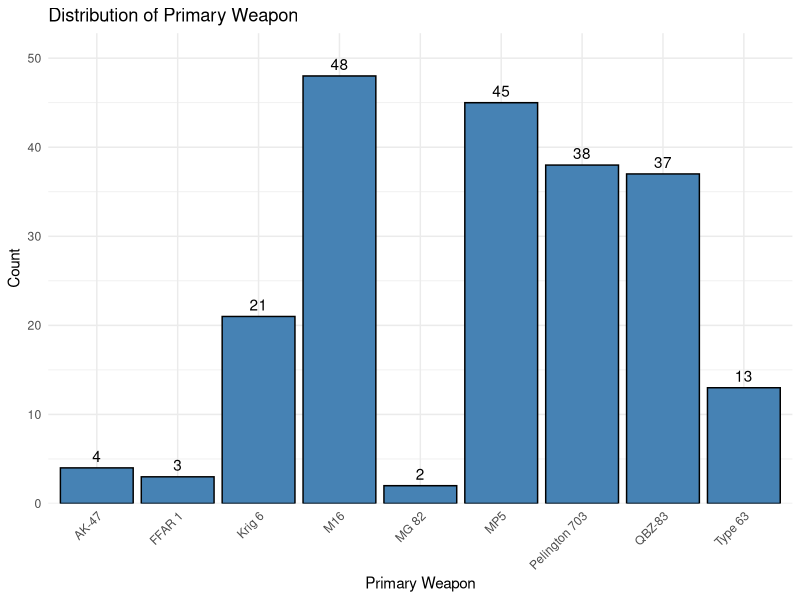
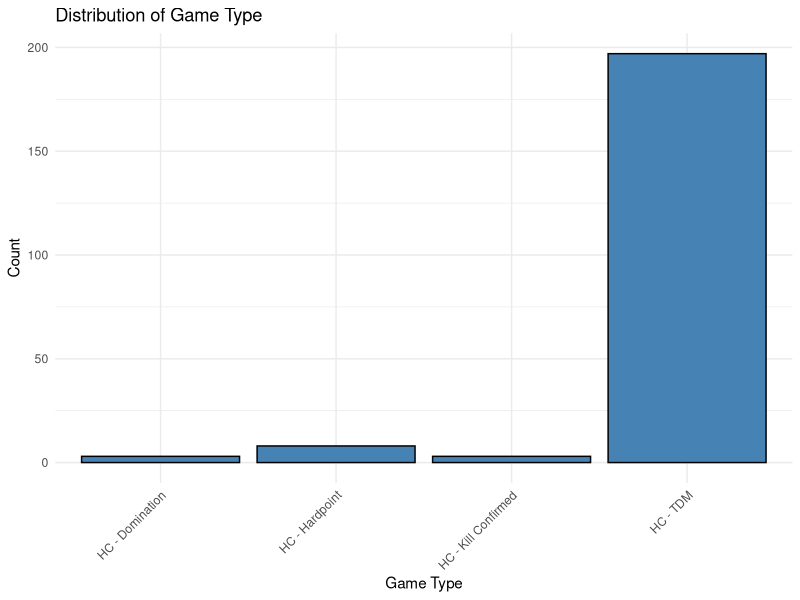
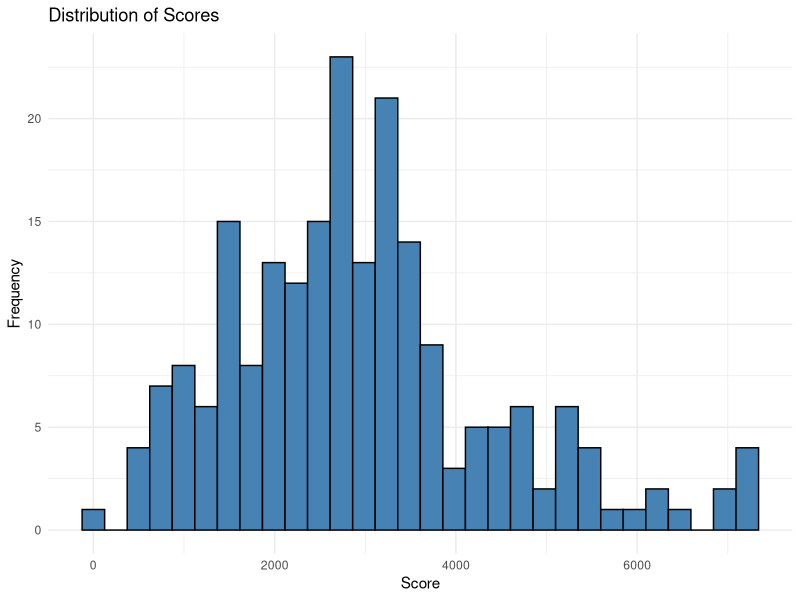
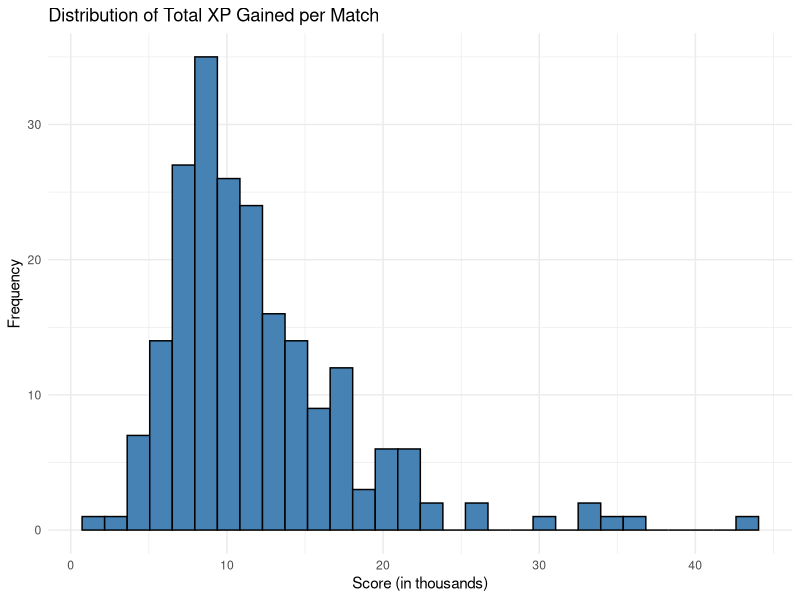
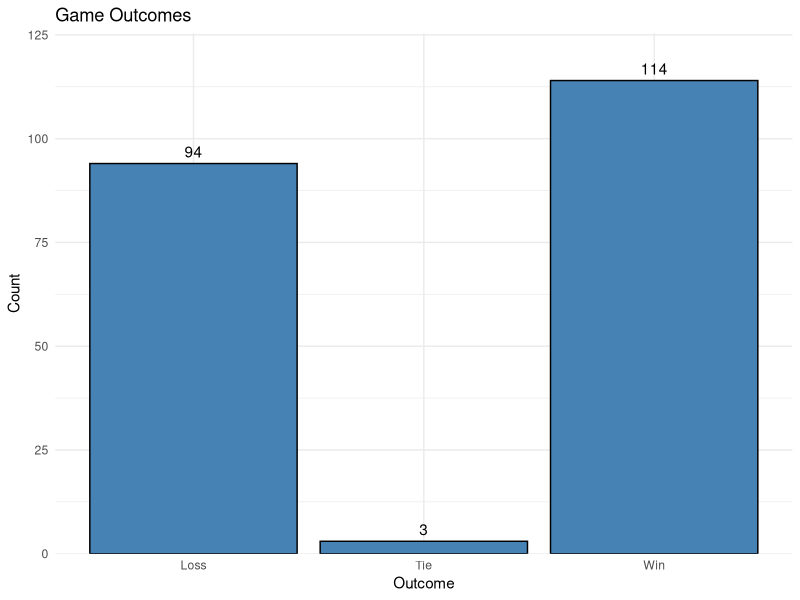
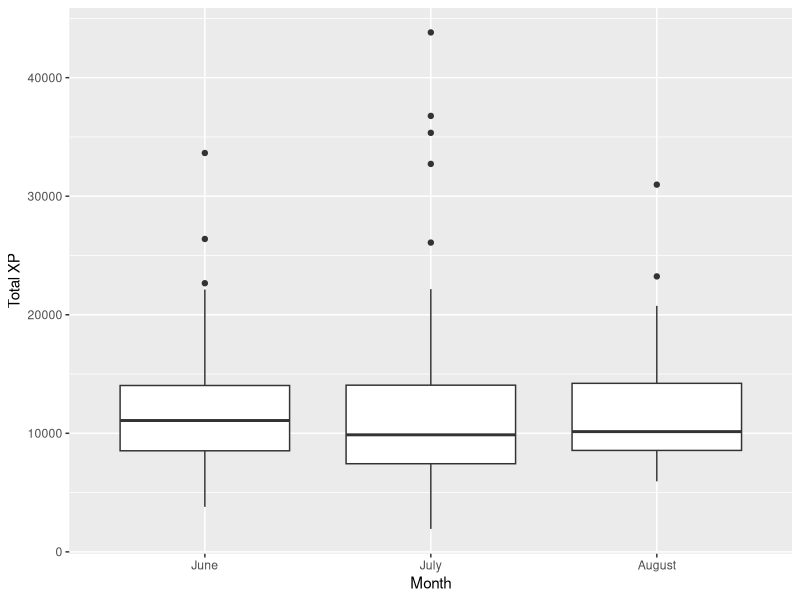
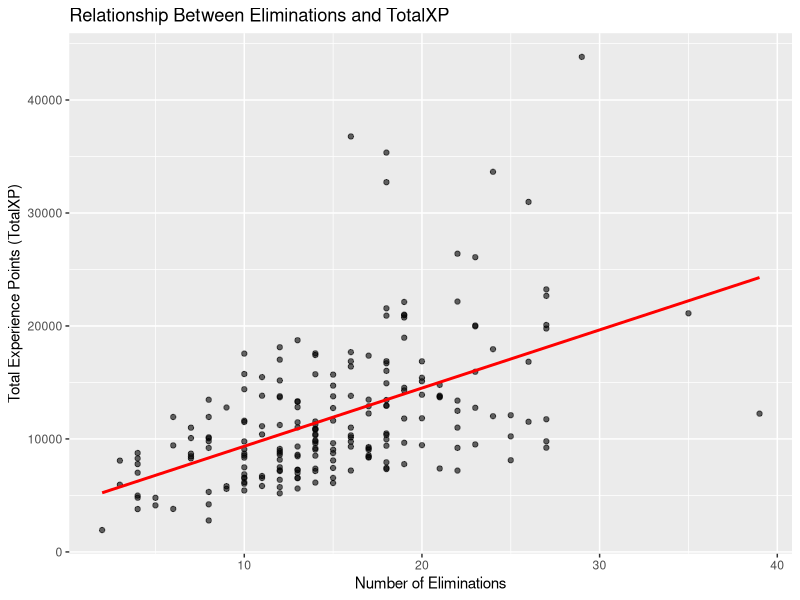

Reproduce these figures in R, in order.
## ---- chunk 1
library(readxl)
codRaw <- read_xlsx('CODGames2_mp.xlsx')
library(dplyr)
library(ggplot2)
library(tidyverse)

## ---- chunk 2
# Variable 1 -- Primary Weapon (categorical)
weaponPlot <- ggplot(codRaw, aes(x = PrimaryWeapon)) +
  geom_bar(fill = "steelblue", color = "black") + 
  labs(
    title = "Distribution of Primary Weapon",
    x = "Primary Weapon",
    y = "Count"
  ) + 
  theme_minimal() + 
  geom_text(stat = "count",
            aes(label = ..count..),
            vjust = -0.5) +
    scale_y_continuous(expand = expansion(mult = c(0, 0.1))) +
  theme(axis.text.x = element_text(angle = 45, hjust = 1))
weaponPlot

# Weapon proportions

round(prop.table(table(codRaw$`PrimaryWeapon`)) * 100, 2)
## ---- chunk 3
# Variable 2 -- Game Type (categorical)

gamePlot <- ggplot(codRaw, aes(x = GameType)) +
  geom_bar(fill = "steelblue", color = "black") + 
  labs(
    title = "Distribution of Game Type",
    x = "Game Type",
    y = "Count"
  ) + 
  theme_minimal() + 
  theme(axis.text.x = element_text(angle = 45, hjust = 1))
gamePlot

# Game proportions

round(prop.table(table(codRaw$GameType)) * 100, 2)
## ---- chunk 4
# Variable 3 -- Score (quantitative)

scorePlot <- ggplot(codRaw, aes(x = Score)) +
  geom_histogram(bins = 30, fill = "steelblue", color = "black") +
  labs(
    title = "Distribution of Scores",
    x = "Score",
    y = "Frequency"
  ) +
  theme_minimal()
scorePlot

# Summary of Scores

summary(codRaw$Score)
## ---- chunk 5
# Variable 4 -- Total XP (quantitative)

xpPlot <- ggplot(codRaw, aes(x = TotalXP)) +
  geom_histogram(bins = 30, fill = "steelblue", color = "black") +
  scale_x_continuous(
    labels = function(x) x / 1000
  ) + 
  labs(
    title = "Distribution of Total XP Gained per Match",
    x = "Score (in thousands)",
    y = "Frequency"
  ) +
  theme_minimal()
xpPlot

# Summary of XP

summary(codRaw$TotalXP)
## ---- chunk 6
#Variable 5 -- Result (binary)

# Mutation for categorical classifier
binaryResult <- codRaw %>%
  separate(Result, into = c("TeamScore", "OpponentScore"), sep = "-", convert = TRUE)
binaryResult <- binaryResult %>%
  mutate(GameOutcome = case_when(
    TeamScore > OpponentScore ~ "Win",
    TeamScore < OpponentScore ~ "Loss",
    TeamScore == OpponentScore ~ "Tie"
  ))
binaryResult$GameOutcome <- as.factor(binaryResult$GameOutcome)

# Plot
ggplot(binaryResult, aes(x = GameOutcome)) +
  geom_bar(fill = "steelblue", color = "black") +
  geom_text(stat = "count",
            aes(label = ..count..),
            vjust = -0.5) +
  labs(
    title = "Game Outcomes",
    x = "Outcome",
    y = "Count"
  ) +
  scale_y_continuous(expand = expansion(mult = c(0, 0.1))) +
  theme_minimal()

# Outcome Proportions

round(prop.table(table(binaryResult$GameOutcome)) * 100, 2)
## ---- chunk 7
library(lubridate)
month <- month(codRaw$Date, label = TRUE, abbr = FALSE)
month

ggplot(codRaw, aes(x = month, y = TotalXP)) +
  geom_boxplot() +
  labs(x = "Month", y = "Total XP")
## ---- chunk 8
ggplot(codRaw, aes(x = Eliminations, y = TotalXP)) +
  geom_point(alpha = 0.6) +
  geom_smooth(method = "lm", se = FALSE, color = "red") +
  labs(
    title = "Relationship Between Eliminations and TotalXP",
    x = "Number of Eliminations",
    y = "Total Experience Points (TotalXP)"
  )

cor(codRaw$Eliminations, codRaw$TotalXP, use = "complete.obs")
